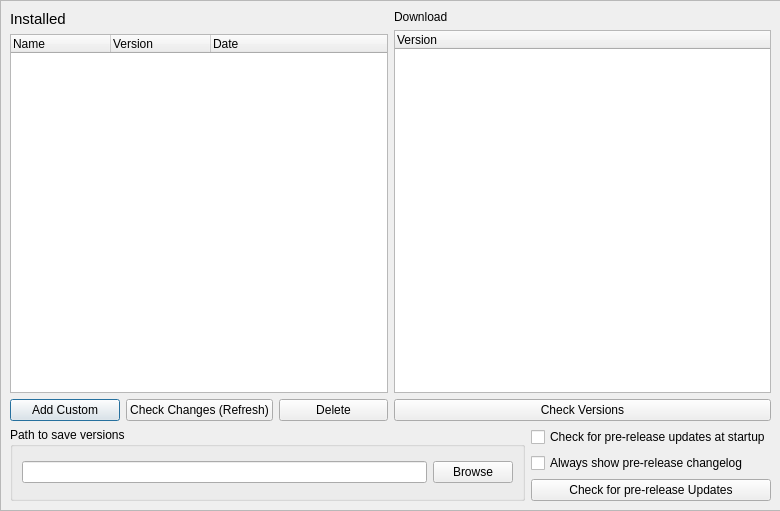
<?xml version="1.0" encoding="UTF-8"?>
<!-- SPDX-FileCopyrightText: Copyright 2024 shadPS4 Emulator Project
     SPDX-License-Identifier: GPL-2.0-or-later -->
<ui version="4.0">
 <class>VersionDialog</class>
 <widget class="QDialog" name="VersionDialog">
  <property name="geometry">
   <rect>
    <x>0</x>
    <y>0</y>
    <width>780</width>
    <height>511</height>
   </rect>
  </property>
  <property name="windowTitle">
   <string>Version Manager</string>
  </property>
  <property name="windowIcon">
   <iconset>
    <normaloff>:/images/shadps4.ico</normaloff>:/images/shadps4.ico</iconset>
  </property>
  <widget class="QScrollArea" name="versionTab">
   <property name="geometry">
    <rect>
     <x>0</x>
     <y>0</y>
     <width>781</width>
     <height>511</height>
    </rect>
   </property>
   <property name="sizePolicy">
    <sizepolicy hsizetype="Expanding" vsizetype="Expanding">
     <horstretch>0</horstretch>
     <verstretch>0</verstretch>
    </sizepolicy>
   </property>
   <property name="widgetResizable">
    <bool>true</bool>
   </property>
   <widget class="QWidget" name="versionTabContents">
    <property name="geometry">
     <rect>
      <x>0</x>
      <y>0</y>
      <width>779</width>
      <height>509</height>
     </rect>
    </property>
    <layout class="QVBoxLayout" name="versionTabLayout">
     <item>
      <layout class="QHBoxLayout" name="horizontalLayout_8">
       <item>
        <layout class="QVBoxLayout" name="verticalLayout_4">
         <property name="leftMargin">
          <number>0</number>
         </property>
         <property name="topMargin">
          <number>0</number>
         </property>
         <property name="rightMargin">
          <number>0</number>
         </property>
         <property name="bottomMargin">
          <number>0</number>
         </property>
         <item>
          <widget class="QLabel" name="label">
           <property name="font">
            <font>
             <pointsize>11</pointsize>
             <bold>false</bold>
            </font>
           </property>
           <property name="text">
            <string>Installed</string>
           </property>
          </widget>
         </item>
         <item>
          <widget class="QTreeWidget" name="installedTreeWidget">
           <column>
            <property name="text">
             <string>Name</string>
            </property>
           </column>
           <column>
            <property name="text">
             <string>Version</string>
            </property>
           </column>
           <column>
            <property name="text">
             <string>Date</string>
            </property>
           </column>
          </widget>
         </item>
         <item>
          <layout class="QHBoxLayout" name="horizontalLayout_14">
           <property name="topMargin">
            <number>0</number>
           </property>
           <item>
            <widget class="QPushButton" name="addCustomVersionButton">
             <property name="text">
              <string>Add Custom</string>
             </property>
            </widget>
           </item>
           <item>
            <widget class="QPushButton" name="checkChangesVersionButton">
             <property name="text">
              <string>Check Changes (Refresh)</string>
             </property>
            </widget>
           </item>
           <item>
            <widget class="QPushButton" name="deleteVersionButton">
             <property name="text">
              <string>Delete</string>
             </property>
            </widget>
           </item>
          </layout>
         </item>
        </layout>
       </item>
       <item>
        <layout class="QVBoxLayout" name="verticalLayout_10">
         <item>
          <layout class="QHBoxLayout" name="horizontalLayout_13">
           <property name="topMargin">
            <number>0</number>
           </property>
           <item>
            <widget class="QLabel" name="label_2">
             <property name="text">
              <string>Download</string>
             </property>
            </widget>
           </item>
          </layout>
         </item>
         <item>
          <widget class="QTreeWidget" name="downloadTreeWidget">
           <property name="sizePolicy">
            <sizepolicy hsizetype="Expanding" vsizetype="Expanding">
             <horstretch>0</horstretch>
             <verstretch>0</verstretch>
            </sizepolicy>
           </property>
           <column>
            <property name="text">
             <string>Version</string>
            </property>
           </column>
           <item>
            <property name="text">
             <string/>
            </property>
           </item>
          </widget>
         </item>
         <item>
          <widget class="QPushButton" name="checkVersionDownloadButton">
           <property name="text">
            <string>Check Versions</string>
           </property>
          </widget>
         </item>
        </layout>
       </item>
      </layout>
     </item>
     <item>
      <layout class="QHBoxLayout" name="horizontalLayout_11">
       <property name="topMargin">
        <number>0</number>
       </property>
       <item>
        <widget class="QGroupBox" name="shadps4GroupBox">
         <property name="title">
          <string>Path to save versions</string>
         </property>
         <layout class="QVBoxLayout" name="verticalLayout_shadps4">
          <item>
           <layout class="QHBoxLayout" name="horizontalLayout_shadps4" stretch="0,0">
            <item>
             <widget class="QLineEdit" name="currentShadPath">
              <property name="sizePolicy">
               <sizepolicy hsizetype="Expanding" vsizetype="Fixed">
                <horstretch>0</horstretch>
                <verstretch>0</verstretch>
               </sizepolicy>
              </property>
              <property name="readOnly">
               <bool>true</bool>
              </property>
              <property name="placeholderText">
               <string/>
              </property>
             </widget>
            </item>
            <item>
             <widget class="QPushButton" name="browse_shad_path">
              <property name="text">
               <string>Browse</string>
              </property>
             </widget>
            </item>
           </layout>
          </item>
         </layout>
        </widget>
       </item>
       <item>
        <layout class="QVBoxLayout" name="verticalLayout_11">
         <property name="topMargin">
          <number>0</number>
         </property>
         <item>
          <widget class="QCheckBox" name="updatePreCheckBox">
           <property name="text">
            <string>Check for pre-release updates at startup</string>
           </property>
          </widget>
         </item>
         <item>
          <widget class="QCheckBox" name="checkCompatibilityOnStartupPreCheckBox">
           <property name="text">
            <string>Always show pre-release changelog</string>
           </property>
          </widget>
         </item>
         <item>
          <widget class="QPushButton" name="updateCompatibilityPreButton">
           <property name="text">
            <string>Check for pre-release Updates</string>
           </property>
          </widget>
         </item>
        </layout>
       </item>
      </layout>
     </item>
    </layout>
   </widget>
  </widget>
 </widget>
 <resources/>
 <connections/>
</ui>
